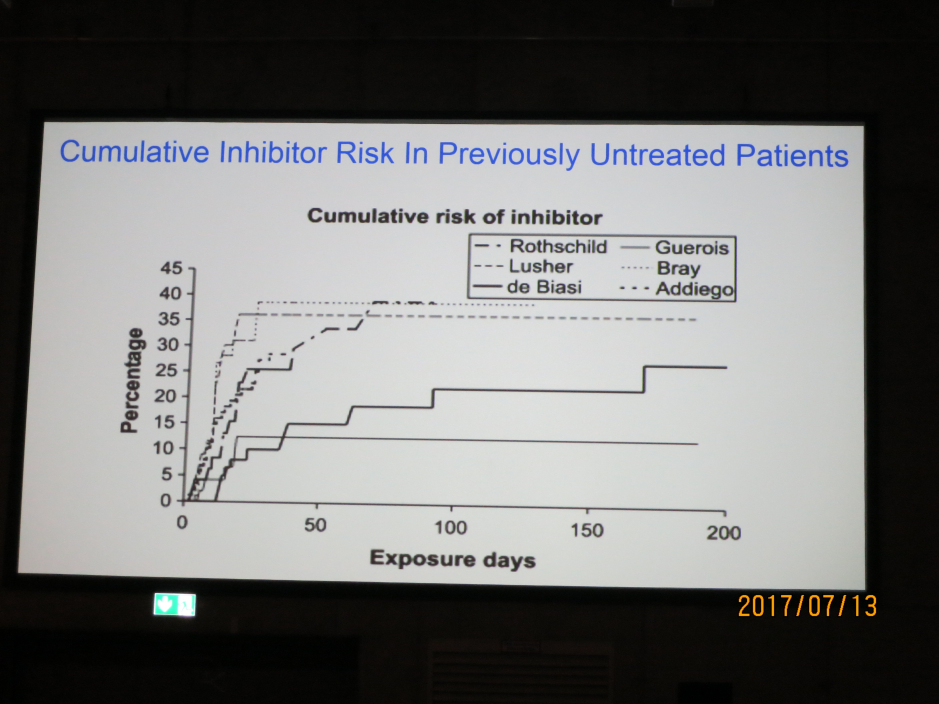
#> input picture data/input/IMG_6381.JPG, 2816 x 2112 px (shown at 1/3 size)
$ python -i batch_scan.py   (imports and definitions only)
#> lines starting #> are read from the running program, lines starting #| are printed output that depends on the picture; after the words box and inside, x2 and y2 are one past the last pixel; in counts of white or black regions, pixels touching at a corner belong together
import click
import cv2
import numpy as np
import glob
from os.path import basename, join, exists, splitext
from os import makedirs
from multiprocessing import Pool, cpu_count
from functools import partial
import logging


class PyImageSearch:
    @staticmethod
    def four_point_transform(image, pts):
        # 입력된 점들을 (왼쪽 위, 오른쪽 위, 오른쪽 아래, 왼쪽 아래) 순서로 정렬합니다.
        # 이 부분이 좌우 반전 문제를 해결하는 핵심입니다.
        rect = np.array(pts, dtype="float32")

        # 1. 각 점의 합(x+y)을 계산하여 왼쪽 위(가장 작음)와 오른쪽 아래(가장 큼)를 찾습니다.
        s = rect.sum(axis=1)
        tl = rect[np.argmin(s)]  # top-left
        br = rect[np.argmax(s)]  # bottom-right

        # 2. 각 점의 차이(x-y)를 계산하여 오른쪽 위(음수 중 가장 작음)와 왼쪽 아래(양수 중 가장 큼)를 찾습니다.
        diff = np.diff(rect, axis=1)
        tr = rect[np.argmin(diff)]  # top-right
        bl = rect[np.argmax(diff)]  # bottom-left

        # 이제 정렬된 점들을 사용하여 사각형을 구성합니다.
        rect = np.array([tl, tr, br, bl], dtype="float32")

        # 이제 원본 코드의 변환 로직을 그대로 사용합니다.
        (tl, tr, br, bl) = rect  # 정렬된 점들을 다시 할당

        # 너비와 높이를 계산
        widthA = np.sqrt(((br[0] - bl[0]) ** 2) + ((br[1] - bl[1]) ** 2))
        widthB = np.sqrt(((tr[0] - tl[0]) ** 2) + ((tr[1] - tl[1]) ** 2))
        maxWidth = max(int(widthA), int(widthB))

        heightA = np.sqrt(((tr[0] - br[0]) ** 2) + ((tr[1] - br[1]) ** 2))
        heightB = np.sqrt(((tl[0] - bl[0]) ** 2) + ((tl[1] - bl[1]) ** 2))
        maxHeight = max(int(heightA), int(heightB))

        # 변환될 목적지 점들을 정의 (항상 정방향으로)
        dst = np.array(
            [
                [0, 0],
                [maxWidth - 1, 0],
                [maxWidth - 1, maxHeight - 1],
                [0, maxHeight - 1],
            ],
            dtype="float32",
        )

        # 원근 변환 행렬을 얻고 이미지를 변환
        M = cv2.getPerspectiveTransform(rect, dst)
        warped = cv2.warpPerspective(image, M, (maxWidth, maxHeight))
        return warped

    @staticmethod
    def resize(image, width=None, height=None, inter=cv2.INTER_AREA):
        dim = None
        (h, w) = image.shape[:2]
        if width is None and height is None:
            return image
        if width is None:
            r = height / float(h)
            dim = (int(w * r), height)
        else:
            r = width / float(w)
            dim = (width, int(h * r))
        return cv2.resize(image, dim, interpolation=inter)


imutils = PyImageSearch()
four_point_transform = PyImageSearch.four_point_transform


def auto_canny(image, sigma=0.33):
    """Applies automatic Canny edge detection."""
    v = np.median(image)
    lower = int(max(0, (1.0 - sigma) * v))
    upper = int(min(255, (1.0 + sigma) * v))
    edged = cv2.Canny(image, lower, upper)
    return edged


def increase_contrast(image):
    """Increases the contrast of an image using CLAHE."""
    clahe = cv2.createCLAHE(clipLimit=3.0, tileGridSize=(8, 8))
    lab = cv2.cvtColor(image, cv2.COLOR_BGR2LAB)
    l_channel, a_channel, b_channel = cv2.split(lab)
    l_channel_enhanced = clahe.apply(l_channel)
    lab_enhanced = cv2.merge((l_channel_enhanced, a_channel, b_channel))
    img_contrasted = cv2.cvtColor(lab_enhanced, cv2.COLOR_LAB2BGR)
    return img_contrasted


def process_image(image_path, output_dir):
    """
    Processes a single image for document scanning, including edge detection,
    perspective transform, and saving the result.
    """
#> called with image_path = '../../data/input/IMG_6381.JPG', output_dir = 'out.png'
    file_name = basename(image_path)
    file_name_without_ext, file_extension = splitext(file_name)
    output_path = join(output_dir, f"{file_name_without_ext}{file_extension}")

    try:
        image = cv2.imread(image_path)
#> image is the input picture: shape (2112, 2816, 3); mean B, G, R 118.8, 119.5, 119.2
        if image is None:
            logging.warning(f"Skipping {file_name}: Not a valid image file or could not be read by OpenCV.")
            return

        original_image = image.copy()
        ratio = original_image.shape[0] / 500.0
        display_image = imutils.resize(image.copy(), height=500)

        gray = cv2.cvtColor(display_image, cv2.COLOR_BGR2GRAY)
        blurred = cv2.GaussianBlur(gray, (3, 3), 0)
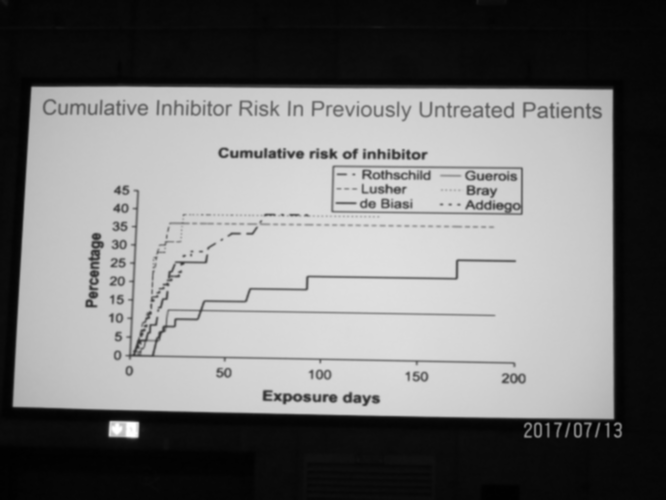
#> blurred: shape (500, 666); min 1, max 255, mean 119.4
        edged = auto_canny(blurred)
#> in auto_canny, `v = np.median(image)`: v = 184
#> in auto_canny, `lower = int(max(0, (1.0 - sigma) * v))`: lower = 123
#> in auto_canny, `upper = int(min(255, (1.0 + sigma) * v))`: upper = 244
#> in auto_canny, `edged = cv2.Canny(image, lower, upper)`:
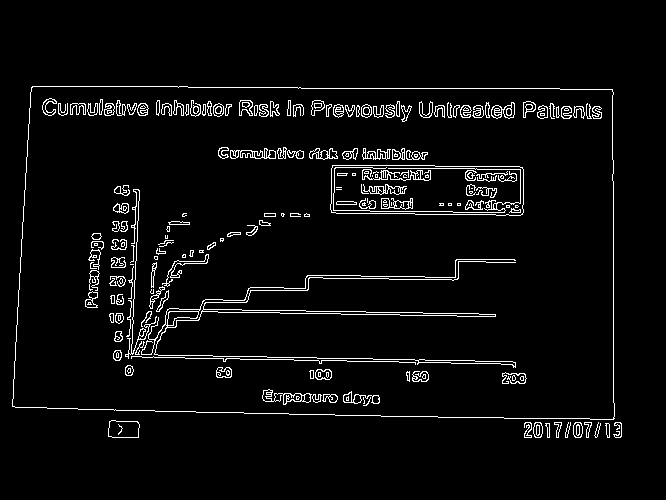
#> edged: shape (500, 666); 4.2% white in thin lines or dots, all inside (x1, y1, x2, y2) = (12, 86, 622, 438)

        results = cv2.findContours(edged.copy(), cv2.RETR_LIST, cv2.CHAIN_APPROX_SIMPLE)
#> results = 441 contours, 203 with area under 20; largest, box (x1, y1, x2, y2) and area: (12, 86, 615, 420) 193114, (12, 86, 615, 420) 193110, (330, 165, 524, 216) 9246, (330, 165, 524, 216) 9244, (141, 259, 516, 368) 1346
        contours = results[0] if len(results) == 2 else results[1]
#> contours has the same summary as results
        contours = sorted(contours, key=cv2.contourArea, reverse=True)[:5]
#> contours = 5 contours; box (x1, y1, x2, y2) and area: (12, 86, 615, 420) 193114, (12, 86, 615, 420) 193110, (330, 165, 524, 216) 9246, (330, 165, 524, 216) 9244, (141, 259, 516, 368) 1346

        screen_contour = None
        for c in contours:
            peri = cv2.arcLength(c, True)
            approx = cv2.approxPolyDP(c, 0.02 * peri, True)
            if len(approx) == 4:
                screen_contour = approx
                break
#> this loop made 1 pass
#> (peri, screen_contour) on pass 1: (1852.1, [[31, 87], [12, 406], [614, 418], [612, 89]])

        if screen_contour is not None:
            warped = four_point_transform(original_image, screen_contour.reshape(4, 2) * ratio)
#> in four_point_transform, `rect = np.array(pts, dtype="float32")`: rect = [[130.9, 367.5], [50.69, 1714.9], [2593.5, 1765.6], [2585.1, 375.9]]
#> in four_point_transform, `s = rect.sum(axis=1)`: s = [498.4, 1765.6, 4359.2, 2961]
#> in four_point_transform, `tl = rect[np.argmin(s)]`: tl = [130.9, 367.5]
#> in four_point_transform, `br = rect[np.argmax(s)]`: br = [2593.5, 1765.6]
#> in four_point_transform, `diff = np.diff(rect, axis=1)`: diff = [236.5, 1664.3, -827.9, -2209.2]
#> in four_point_transform, `tr = rect[np.argmin(diff)]`: tr = [2585.1, 375.9]
#> in four_point_transform, `bl = rect[np.argmax(diff)]`: bl = [50.69, 1714.9]
#> in four_point_transform, `rect = np.array([tl, tr, br, bl], dtype="float32")`: rect = [[130.9, 367.5], [2585.1, 375.9], [2593.5, 1765.6], [50.69, 1714.9]]
#> in four_point_transform, `widthA = np.sqrt(((br[0] - bl[0]) ** 2) + ((br[1] - bl[1]) ** 2))`: widthA = 2543.4
#> in four_point_transform, `widthB = np.sqrt(((tr[0] - tl[0]) ** 2) + ((tr[1] - tl[1]) ** 2))`: widthB = 2454.2
#> in four_point_transform, `maxWidth = max(int(widthA), int(widthB))`: maxWidth = 2543
#> in four_point_transform, `heightA = np.sqrt(((tr[0] - br[0]) ** 2) + ((tr[1] - br[1]) ** 2))`: heightA = 1389.7
#> in four_point_transform, `heightB = np.sqrt(((tl[0] - bl[0]) ** 2) + ((tl[1] - bl[1]) ** 2))`: heightB = 1349.8
#> in four_point_transform, `maxHeight = max(int(heightA), int(heightB))`: maxHeight = 1389
#> in four_point_transform, `dst = np.array( [ [0, 0], [maxWidth - 1, 0], [maxWidth - 1, maxHeight ..`: dst = [[0, 0], [2542, 0], [2542, 1388], [0, 1388]]
#> in four_point_transform, `M = cv2.getPerspectiveTransform(rect, dst)`: M = [[1.08, 0.0643, -164.9], [-0.00372, 1.08, -396.3], [1.23e-05, 2.78e-05, 1]]
            warped = increase_contrast(warped)
#> in increase_contrast, `l_channel, a_channel, b_channel = cv2.split(lab)`:
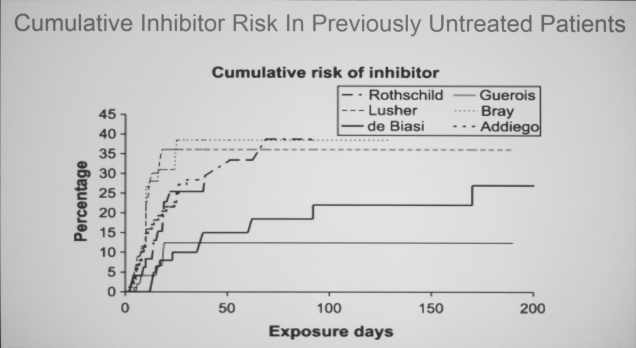
#> l_channel: shape (1389, 2543) (shown at 1/4 size); min 33, max 232, mean 203.6
#> in increase_contrast, `l_channel, a_channel, b_channel = cv2.split(lab)`:
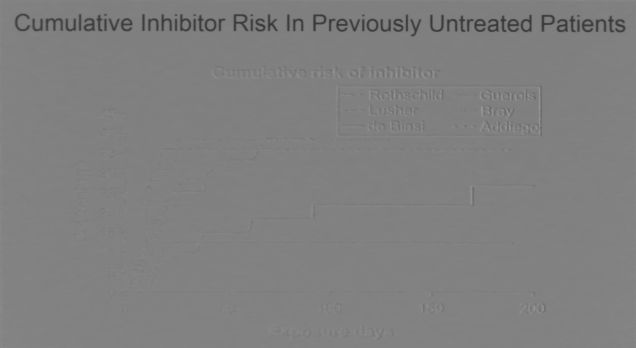
#> b_channel: shape (1389, 2543) (shown at 1/4 size); min 51, max 160, mean 127.4
#> in increase_contrast, `img_contrasted = cv2.cvtColor(lab_enhanced, cv2.COLOR_LAB2BGR)`:
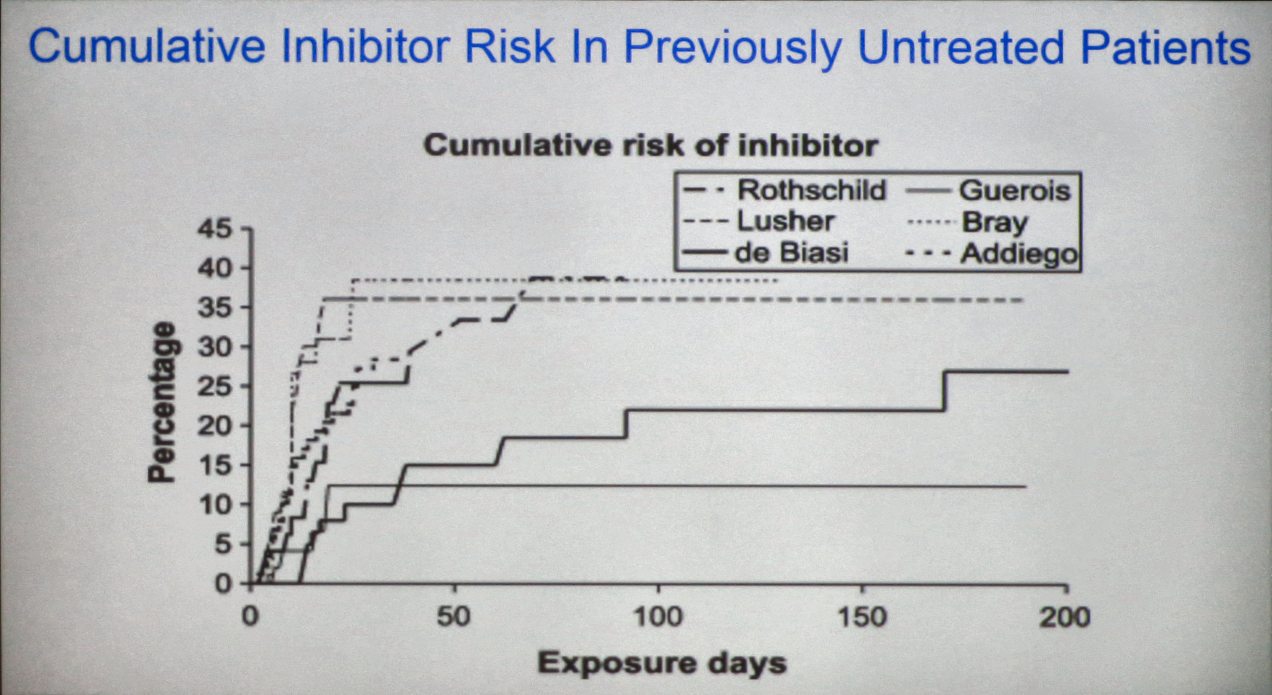
#> img_contrasted: shape (1389, 2543, 3) (shown at 1/2 size); mean B, G, R 192.4, 191.6, 190.3
            cv2.imwrite(output_path, warped)
            logging.info(f"Successfully scanned and saved {file_name} to {output_path}")
        else:
            logging.info(f"No clear document outline found for {file_name}. Saving original image.")
            cv2.imwrite(output_path, original_image)
    except Exception as e:
        logging.error(f"ERROR processing {file_name}: {e}")
        try:
            original_image = cv2.imread(image_path)
            if original_image is not None:
                cv2.imwrite(output_path, original_image)
                logging.warning(f"Saved original {file_name} to {output_path} due to error.")
        except Exception as save_e:
            logging.error(f"Further error saving original {file_name}: {save_e}")


# [73 lines left out: function batch_scan, not called in this run]


# [2 lines not run here, left out]

>>> result = process_image('../../data/input/IMG_6381.JPG', 'out.png')

$ run again, on data/input/IMG_6408.JPG
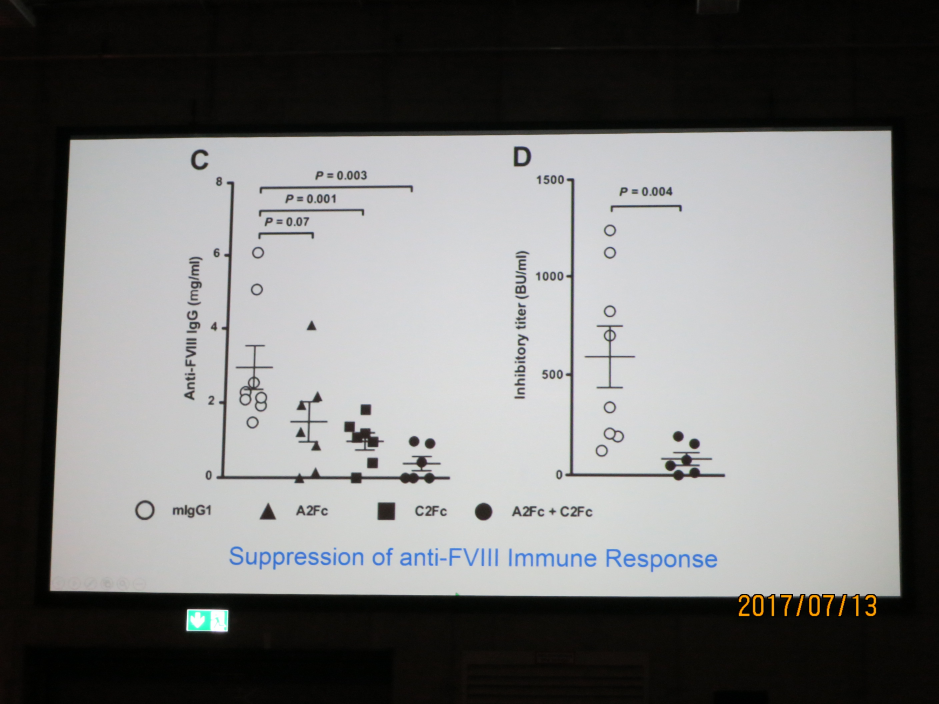
#> input picture data/input/IMG_6408.JPG, 2816 x 2112 px (shown at 1/3 size)
#> in process_image, image is the input picture: shape (2112, 2816, 3); mean B, G, R 119.7, 120.4, 120.2
#> v = 188
#> lower = 125
#> upper = 250
#> in auto_canny, `edged = cv2.Canny(image, lower, upper)`:
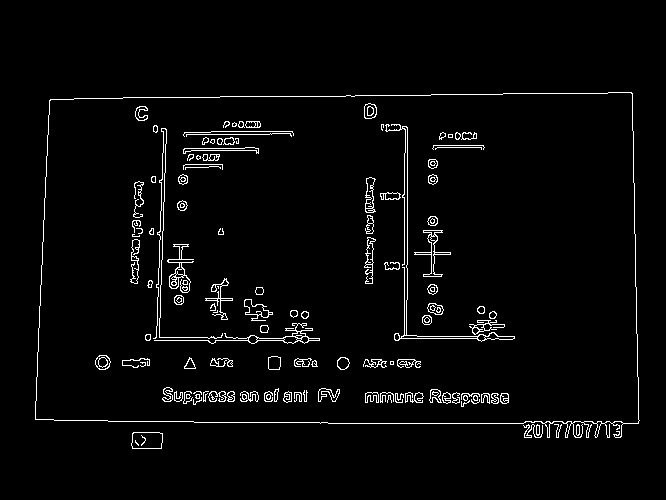
#> edged: shape (500, 666); 3% white in thin lines or dots, all inside (x1, y1, x2, y2) = (35, 92, 640, 449)
#> results = 282 contours, 121 with area under 20; largest, box (x1, y1, x2, y2) and area: (35, 92, 640, 438) 193855, (35, 92, 640, 424) 193682, (131, 432, 163, 449) 474, (131, 432, 163, 449) 472, (385, 124, 515, 342) 375
#> in process_image, `contours = results[0] if len(results) == 2 else results[1]`: contours has the same summary as results
#> in process_image, `contours = sorted(contours, key=cv2.contourArea, reverse=True)[:5]`: contours = 5 contours; box (x1, y1, x2, y2) and area: (35, 92, 640, 438) 193855, (35, 92, 640, 424) 193682, (131, 432, 163, 449) 474, (131, 432, 163, 449) 472, (385, 124, 515, 342) 375
#> the loop in process_image, `for c in contours:` made 1 pass
#> (peri, screen_contour) on pass 1: (2241, [[632, 93], [50, 99], [35, 419], [620, 437]])
#> in four_point_transform, `rect = np.array(pts, dtype="float32")`: rect = [[2669.6, 392.8], [211.2, 418.2], [147.8, 1769.9], [2618.9, 1845.9]]
#> s = [3062.4, 629.4, 1917.7, 4464.8]
#> tl = [211.2, 418.2]
#> br = [2618.9, 1845.9]
#> diff = [-2276.7, 207, 1622, -773]
#> tr = [2669.6, 392.8]
#> bl = [147.8, 1769.9]
#> in four_point_transform, `rect = np.array([tl, tr, br, bl], dtype="float32")`: rect = [[211.2, 418.2], [2669.6, 392.8], [2618.9, 1845.9], [147.8, 1769.9]]
#> widthA = 2472.2
#> widthB = 2458.5
#> maxWidth = 2472
#> heightA = 1453.9
#> heightB = 1353.2
#> maxHeight = 1453
#> dst = [[0, 0], [2471, 0], [2471, 1452], [0, 1452]]
#> M = [[1.09, 0.0511, -251.7], [0.0113, 1.09, -458.9], [3.07e-05, 6.36e-06, 1]]
#> lab: shape (1453, 2472, 3); mean of channels 0, 1, 2 201.7, 128, 127.5
#> in increase_contrast, `l_channel_enhanced = clahe.apply(l_channel)`:
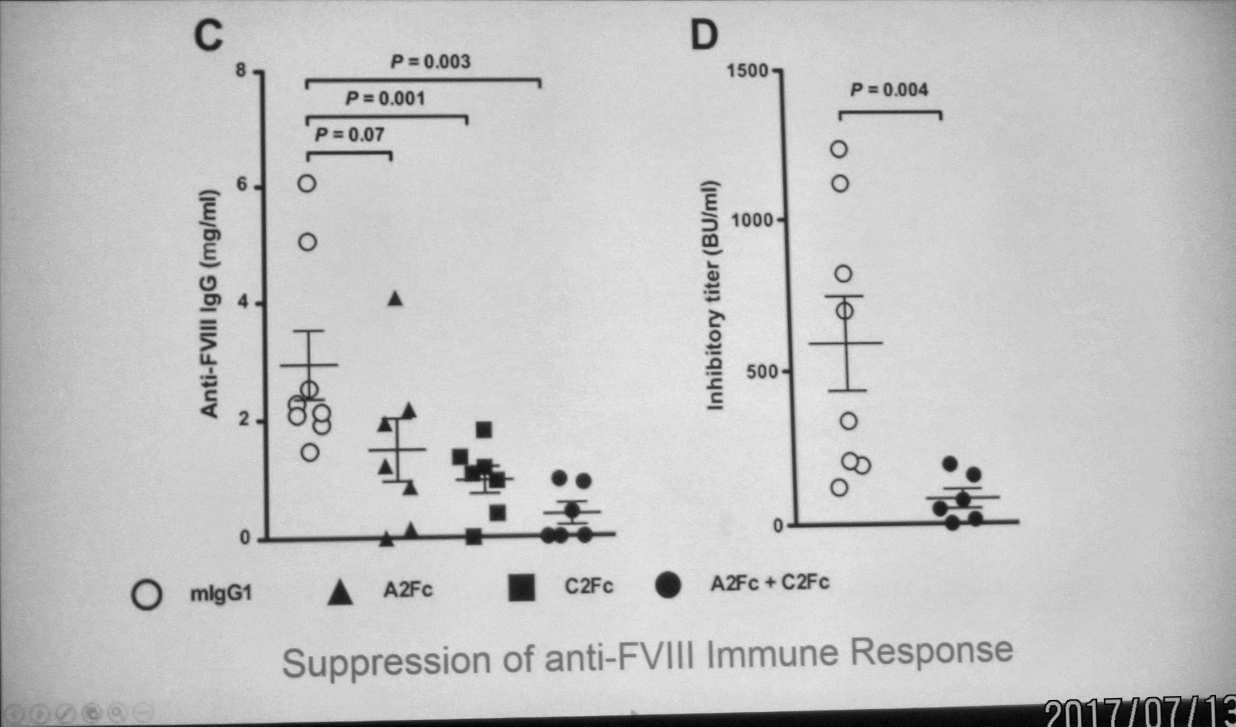
#> l_channel_enhanced: shape (1453, 2472) (shown at 1/2 size); min 1, max 236, mean 196
#> lab_enhanced: shape (1453, 2472, 3); mean of channels 0, 1, 2 196, 128, 127.5
